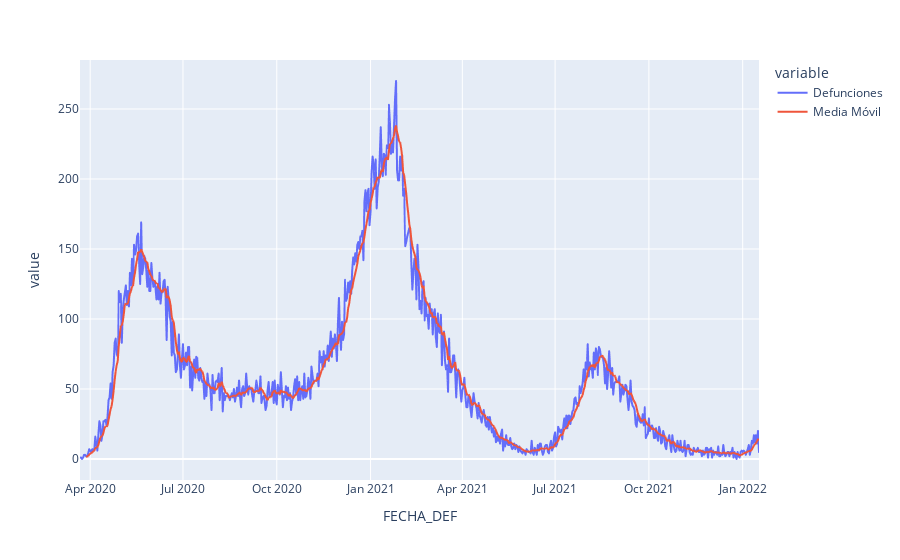

The notebook cell this image was saved under:
### Markdown cell above
### Curva de defunciones

Ya que construimos la curva de casos confirmados, la de defunciones es exáctamente igual, sólo necesitamos seleccionar al inicio del proceso los renglones que tengan una fecha de defunción válida e indexar por fecha de defunción

### Code cell
defunciones = confirmados.loc[confirmados['FECHA_DEF'].notnull()] # Seleccionamos los casos con fecha de defunción
defunciones = defunciones.set_index('FECHA_DEF') # indexamos por fecha de defuncióón
defunciones_diarios = (defunciones
                       .groupby(pd.Grouper(freq='D'))[['ID_REGISTRO']] # grupos por dia y seleccionamos 'ID_REGISTRO'
                       .size() # Calculamos el tamaño de cada grupo
                       .reset_index() # Convertimos el resultado (que es una serie) en DataFrame
                       .rename({0:'Defunciones'}, axis=1) # Le damos nombre a la columna que obtenemos
                       )
defunciones_diarios['Media Móvil'] = defunciones_diarios.rolling(window=7).mean()
defunciones_diarios = defunciones_diarios.melt(id_vars=['FECHA_DEF'], value_vars=['Defunciones', 'Media Móvil'])
fig = px.line(defunciones_diarios, x='FECHA_DEF', y='value', color='variable')
fig.show()

### Figure 1 — Plotly figure (JSON) as saved in the notebook; plotly's stock layout.template omitted (floating-point values rounded to 4 significant figures; data arrays with more than 128 entries replaced by an {"elided": "..."} marker saying what was removed)
{"data": [{"hovertemplate": "variable=Defunciones<br>FECHA_DEF=%{x}<br>value=%{y}<extra></extra>", "legendgroup": "Defunciones", "line": {"color": "#636efa", "dash": "solid"}, "marker": {"symbol": "circle"}, "mode": "lines", "name": "Defunciones", "showlegend": true, "type": "scattergl", "x": {"elided": "667 str values"}, "xaxis": "x", "y": {"elided": "667 int values"}, "yaxis": "y"}, {"hovertemplate": "variable=Media Móvil<br>FECHA_DEF=%{x}<br>value=%{y}<extra></extra>", "legendgroup": "Media Móvil", "line": {"color": "#EF553B", "dash": "solid"}, "marker": {"symbol": "circle"}, "mode": "lines", "name": "Media Móvil", "showlegend": true, "type": "scattergl", "x": {"elided": "667 str values"}, "xaxis": "x", "y": {"elided": "667 float values"}, "yaxis": "y"}], "layout": {"autosize": true, "legend": {"title": {"text": "variable"}, "tracegroupgap": 0}, "margin": {"t": 60}, "xaxis": {"anchor": "y", "autorange": true, "domain": [0, 1], "range": ["2020-03-22", "2022-01-17"], "title": {"text": "FECHA_DEF"}, "type": "date"}, "yaxis": {"anchor": "x", "autorange": true, "domain": [0, 1], "range": [-15.0, 285], "title": {"text": "value"}, "type": "linear"}}}
